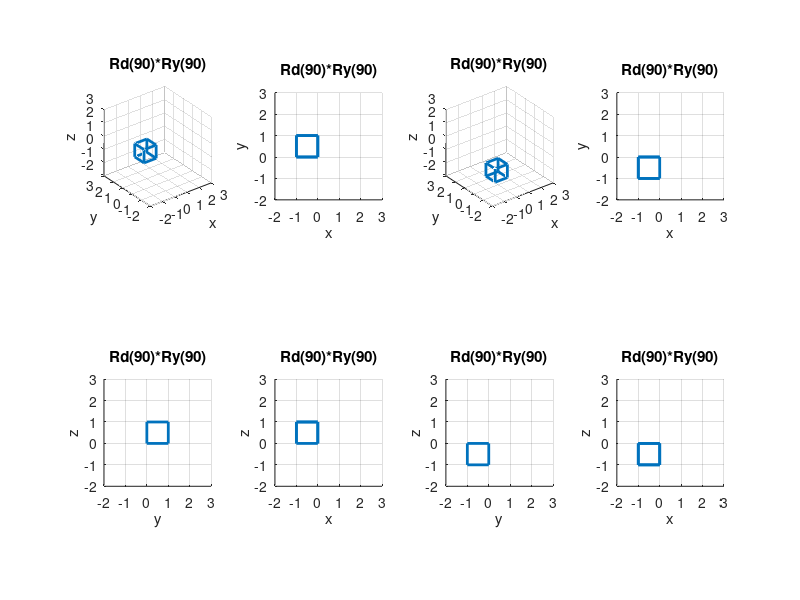

This figure's MATLAB source:
clear all; close all;
xvect=[0,1,1,0,0];yvect=[0,0,1,1,0];zvect=zeros(1,5);
xvect=[xvect,xvect]; yvect=[yvect,yvect];zvect=[zvect,ones(1,5)];
xvect=[xvect,nan,1,1,nan,1,1,nan,0,0];
yvect=[yvect,nan,0,0,nan,1,1,nan,1,1];
zvect=[zvect,nan,0,1,nan,0,1,nan,0,1];
vect=[xvect;yvect;zvect];
plot3(vect(1,:),vect(2,:),vect(3,:),'linewidth',5);
axis equal;grid;
axis([-2,3,-2,3,-2,3]);
viewagl=[-37.5,30;0,90;90,0;0,0];
%%%%%%%%%%%%%%%%%%%%%%%%%%%%%%%%%%%%%%%%%
idx1=[1,2,5,6];idx2=[3,4,7,8];
close all; thy=0;
Rx=inline('[1,0,0;0,cos(thx),-sin(thx);0,sin(thx),cos(thx)]');
Ry=inline('[cos(thy),0,-sin(thy);0,1,0;-sin(thy),0,cos(thy)]');
%Rz=inline('[cos(thx),-sin(thx),0;sin(thx),cos(thx),0;0,0,1]');
for thx=[0:0.1:(90*pi/180),(90*pi/180)]
   newvect=Rx(thx)*Ry(thy)*vect;
   for j=1:4
       subplot(2,4,idx1(j));
       plot3(newvect(1,:),newvect(2,:),newvect(3,:),'linewidth',2);
       axis equal;grid;xlabel('x');ylabel('y');zlabel('z');
       axis([-2,3,-2,3,-2,3]);
       view(viewagl(j,:));
       title(sprintf('Rd(%d)*Ry(%d)',round(thx*180/pi),round(thy*180/pi)));
       drawnow;
   end
   newvect=Ry(thy)*Rx(thx)*vect;
   for j=1:4
       subplot(2,4,idx2(j));
       plot3(newvect(1,:),newvect(2,:),newvect(3,:),'linewidth',2);
       axis equal;grid;xlabel('x');ylabel('y');zlabel('z');
       axis([-2,3,-2,3,-2,3]);
       view(viewagl(j,:));
       title(sprintf('Rd(%d)*Ry(%d)',round(thx*180/pi),round(thy*180/pi)));
       drawnow;
   end   
end

for thy=[0:0.1:(90*pi/180),(90*pi/180)]
   newvect=Rx(thx)*Ry(thy)*vect;
   for j=1:4
       subplot(2,4,idx1(j));
       plot3(newvect(1,:),newvect(2,:),newvect(3,:),'linewidth',2);
       axis equal;grid;xlabel('x');ylabel('y');zlabel('z');
       axis([-2,3,-2,3,-2,3]);
       view(viewagl(j,:));
       title(sprintf('Rd(%d)*Ry(%d)',round(thx*180/pi),round(thy*180/pi)));
       drawnow;
   end
   newvect=Ry(thy)*Rx(thx)*vect;
   for j=1:4
       subplot(2,4,idx2(j));
       plot3(newvect(1,:),newvect(2,:),newvect(3,:),'linewidth',2);
       axis equal;grid;xlabel('x');ylabel('y');zlabel('z');
       axis([-2,3,-2,3,-2,3]);
       view(viewagl(j,:));
       title(sprintf('Rd(%d)*Ry(%d)',round(thx*180/pi),round(thy*180/pi)));
       drawnow;
   end   
end


